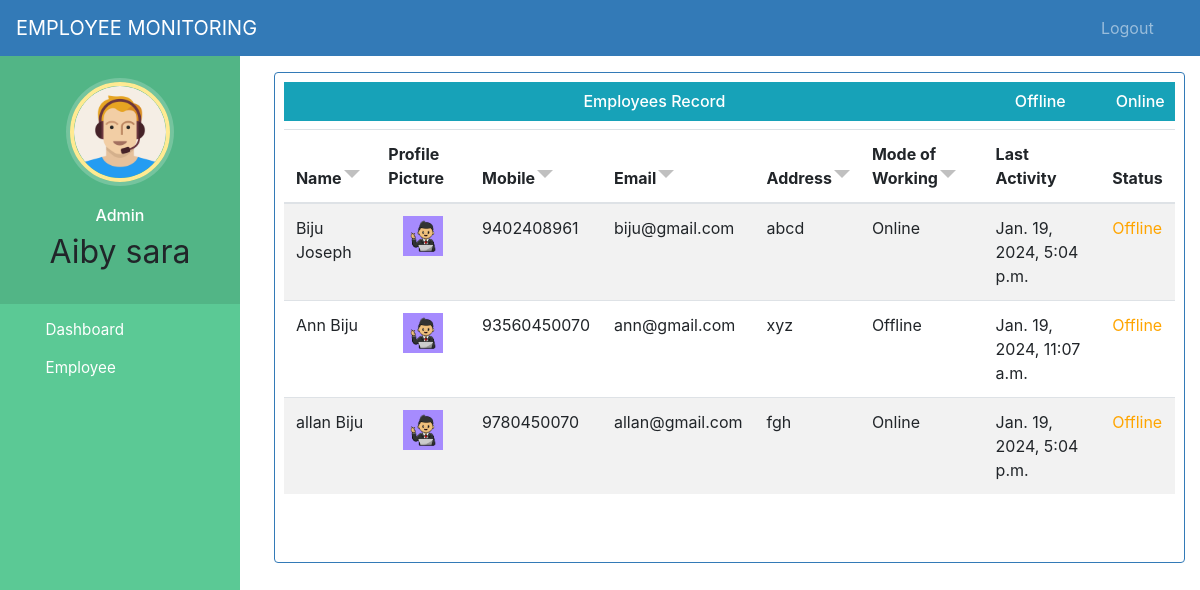
Before: /employee-status-offline (signed in) with the older database file.
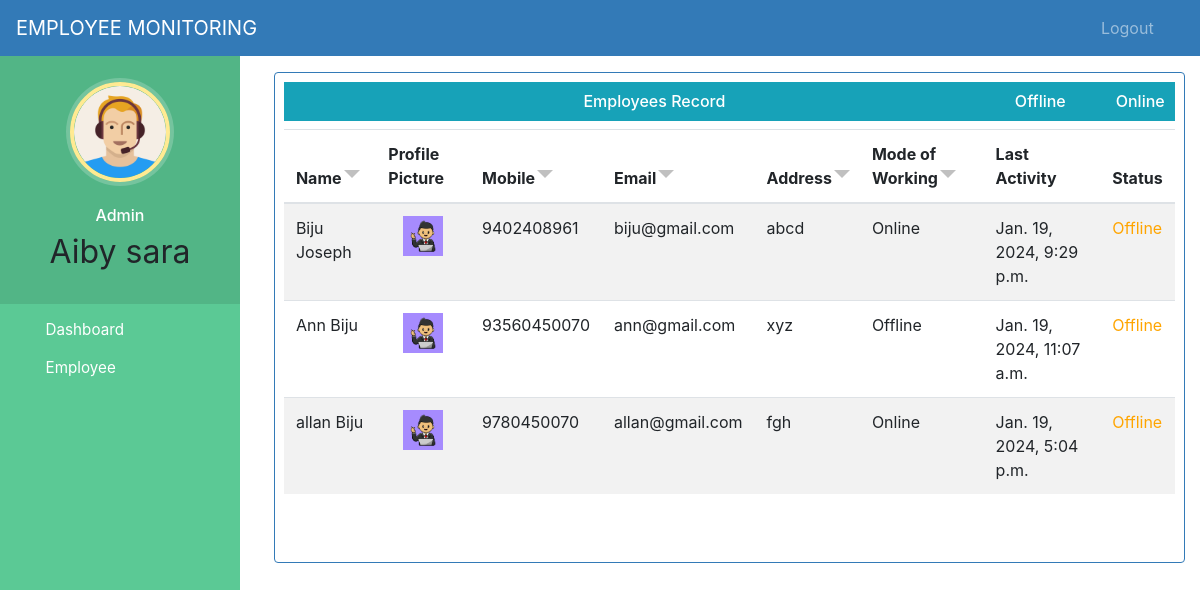
After: the same page with the newer database file.
### employee/models.py (models this page shows, shortened)
class Employee(models.Model):
    user = models.OneToOneField(User, on_delete=models.CASCADE)
    profile_pic = models.ImageField(upload_to='profile_pic/EmployeeProfilePic/', null=True, blank=True)
    mode = models.CharField(max_length=128, choices=mode_status, default='Offline')
    address = models.CharField(max_length=128)
    mobile = models.CharField(max_length=12, null=True)
    email = models.EmailField(max_length=128, null=True)
    status = models.BooleanField(default=False)
    last_activity = models.DateTimeField(null=True, blank=True)
    @property
    def get_name(self):
        return self.user.first_name + " " + self.user.last_name

### employee/views.py (the view)
# urls.py: path('employee-status-offline', views.employee_status_offline_view, name='employee-status-offline'),
@login_required(login_url='userlogin')
@user_passes_test(is_admin)
def employee_status_offline_view(request):
    employees = models.Employee.objects.all().filter(status=True)
    a = timezone.now()
    ist_time = a.astimezone(timezone.get_current_timezone())
    new_time = ist_time - timezone.timedelta(minutes=3)
    return render(request, 'employee_status_offline.html', {'employees': employees,'a':new_time})

### employee/views.py (called while the page is built)
def is_admin(user):
    return user.groups.filter(name='ADMIN').exists()

### templates/employee_status_offline.html (shortened to what this page needs)
{% extends 'admin_base.html' %}
{% block content %}
{%load static%}
  <link rel="stylesheet" href="{% static 'css/sort.css' %}">
<br><br><br>
{% include 'messages.html' %}
<div class="container">
  <div class="bor">
    <div class="tableFixHead">
      <h6 class="bg-info" style="padding:10px; text-align:center;">Employees Record
 <a style="float:right; text-decoration: none; color:white" href="/employee-status-online">Online</a>
        <a style="float:right; margin-right:50px; text-decoration: none; color:white" href="/employee-status-offline">Offline</a>
      </h6>
       <table class="table table-striped" id="myTable">
      <thead>
        <tr>
          <th onclick="sortTable(0)" class="headerSortDown">Name</th>
          <th>Profile Picture</th>
          <th onclick="sortTable(0)" class="headerSortDown">Mobile</th>
          <th onclick="sortTable(0)" class="headerSortDown">Email</th>
          <th onclick="sortTable(0)" class="headerSortDown">Address</th>
          <th onclick="sortTable(0)" class="headerSortDown">Mode of Working</th>
          <th>Last Activity</th>
          <th>Status</th>
        </tr>
      </thead>
         {% for e in employees %}
           {% if e.last_activity == None %}
                    <tr>
        <td> {{e.get_name}}</td>
        <td> <center>
          {% if e.profile_pic %}
          <img src="{{ e.profile_pic.url }}" alt="Profile Pic missing" height="40px" width="40px" />
          {% else %}
          No Profile Pic
          {% endif %}
        </center></td>
           <td>{{e.mobile}}</td>
        <td>{{e.email}}</td>
        <td>{{e.address}}</td>
        <td>{{e.mode}}</td>
        <td>{{e.last_activity}}</td>
           <td style="color:red">Not Logged in</td>
         {% elif e.last_activity < a %}
          <tr>
        <td> {{e.get_name}}</td>
        <td> <center>
          {% if e.profile_pic %}
          <img src="{{ e.profile_pic.url }}" alt="Profile Pic missing" height="40px" width="40px" />
          {% else %}
          No Profile Pic
          {% endif %}
        </center></td>
           <td>{{e.mobile}}</td>
        <td>{{e.email}}</td>
        <td>{{e.address}}</td>
        <td>{{e.mode}}</td>
        <td>{{e.last_activity}}</td>
           <td style="color:orange">Offline</td>
           {% endif %}
       </tr>
         {% endfor %}
       </table>
    </div>
  </div>
</div>
{% endblock content %}

Changed rows visible on the page:
changed Employee "biju@gmail.com": last_activity "Jan. 19, 2024, 5:04 p.m." → "Jan. 19, 2024, 9:29 p.m."
